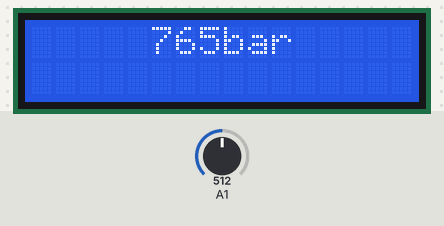
The sketch below on a simulated Arduino Uno, built with avr-gcc and run on an emulated ATmega328P. Parts: 16×2 character LCD. The test bench sets the inputs (shaded band); at power-on: A1 = 512.

Above: at 1.2 s.
1.3 s: A1 set to 440
At 1.9 s:
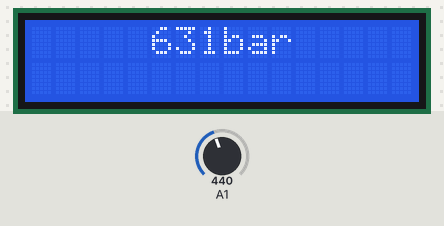
3.0 s: A1 set to 460
At 4.2 s:
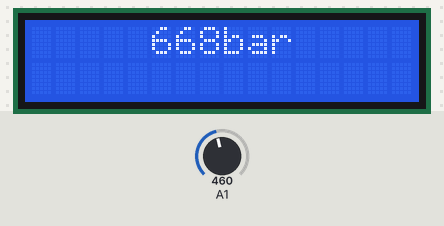
4.5 s: A1 set to 511
At 5.6 s:
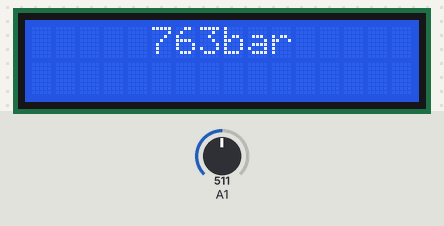
Timing chart, 0 to 7.5 s (numbered marks = the images above; inputs shaded):
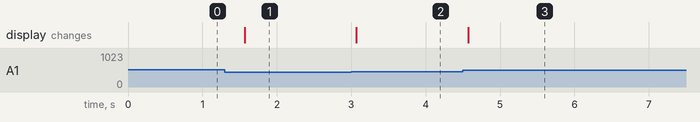

The sketch:

miernik.ino
```cpp
//Sample using LiquidCrystal library
#include <LiquidCrystal.h>

/*******************************************************

This program will test the LCD panel and the buttons
Mark Bramwell, July 2010

********************************************************/

// select the pins used on the LCD panel
LiquidCrystal lcd(8, 9, 4, 5, 6, 7);

// define some values used by the panel and buttons
int lcd_key     = 0;
int adc_key_in  = 0;
#define btnRIGHT  0
#define btnUP     1
#define btnDOWN   2
#define btnLEFT   3
#define btnSELECT 4
#define btnNONE   5

#define UNIT_START_POS 8

// read the buttons
int read_LCD_buttons()
{
 adc_key_in = analogRead(0);      // read the value from the sensor
 // my buttons when read are centered at these valies: 0, 144, 329, 504, 741
 // we add approx 50 to those values and check to see if we are close
 if (adc_key_in > 1000) return btnNONE; // We make this the 1st option for speed reasons since it will be the most likely result
 // For V1.1 us this threshold
 if (adc_key_in < 50)   return btnRIGHT;
 if (adc_key_in < 250)  return btnUP;
 if (adc_key_in < 450)  return btnDOWN;
 if (adc_key_in < 650)  return btnLEFT;
 if (adc_key_in < 850)  return btnSELECT;

 // For V1.0 comment the other threshold and use the one below:
/*
 if (adc_key_in < 50)   return btnRIGHT;
 if (adc_key_in < 195)  return btnUP;
 if (adc_key_in < 380)  return btnDOWN;
 if (adc_key_in < 555)  return btnLEFT;
 if (adc_key_in < 790)  return btnSELECT;
*/


 return btnNONE;  // when all others fail, return this...
}

int calcPressure(int pinValue)
{
  const float k = 1.859248;
  const float bias = 186.397085;
  int result = k * pinValue - bias;
  return result > 0 ? result : 0;
}

void printResult(int result)
{
  int startPos = UNIT_START_POS-1;
  for (int i = result; i /= 10; i > 0) {
    startPos--;
  }
  lcd.setCursor(startPos, 0);
  lcd.print(result);
}

void setup()
{
 lcd.begin(16, 2);              // start the library
 lcd.setCursor(UNIT_START_POS,0);
 lcd.print("bar");
}

void loop()
{
 lcd.setCursor(0,0);
 printResult(calcPressure(analogRead(A1)));
 delay(500);


 //lcd.setCursor(0,1);            // move to the begining of the second line
// lcd_key = read_LCD_buttons();  // read the buttons

// switch (lcd_key)               // depending on which button was pushed, we perform an action
// {
//   case btnRIGHT:
//     {
//     Serial.println("RIGHT");
//     lcd.print("RIGHT ");
//     break;
//     }
//   case btnLEFT:
//     {
//     Serial.println("LEFT");
//     lcd.print("LEFT   ");
//     break;
//     }
//   case btnUP:
//     {
//     Serial.println("UP");
//     lcd.print("UP    ");
//     break;
//     }
//   case btnDOWN:
//     {
//     Serial.println("DOWN");
//     lcd.print("DOWN  ");
//     break;
//     }
//   case btnSELECT:
//     {
//     Serial.println("SELECT");
//     lcd.print("SELECT");
//     break;
//     }
//     case btnNONE:
//     {
//     Serial.println("NONE");
//     lcd.print("NONE  ");
//     break;
//     }
// }

}
```

Measured:
- after the input at 1.3 s, the display: changes after 0.27 s (image 1)
- after the input at 3.0 s, the display: changes after 0.07 s (image 2)
- after the input at 4.5 s, the display: changes after 0.07 s (image 3)
